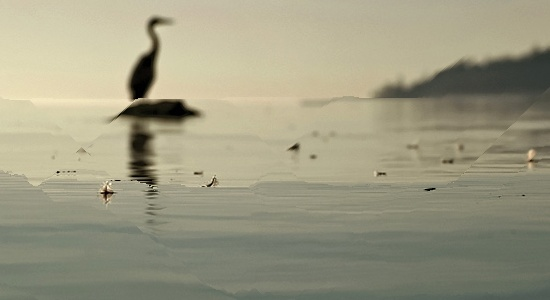
//> input picture images/carved_image.jpeg, 550 x 300 px
$ ./seamCarving images/carved_image.jpeg 100 100   (built with g++ and OpenCV 4)
//> lines starting //> are read from the running program, lines starting //| are printed output that depends on the picture; after the words box and inside, x2 and y2 are one past the last pixel; in counts of white or black regions, pixels touching at a corner belong together
#include <iostream>
#include <vector>
#include <cmath>
#include <limits>
#include <opencv2/opencv.hpp>

using namespace std;
using namespace cv;

double computeEnergy(Mat &image, int x, int y){
    int height=image.rows;
    int width=image.cols;

    Vec3b left = image.at<Vec3b>(y,(x-1+width)%width);
    Vec3b right = image.at<Vec3b>(y,(x+1)%width);
    Vec3b up = image.at<Vec3b>((y-1+height)%height, x);
    Vec3b down = image.at<Vec3b>((y+1)%height, x);

    int deltaXRed = right[2]-left[2];
    int deltaXGreen = right[1]-left[1];
    int deltaXBlue = right[0]-left[0];
    double deltaXSquared = deltaXRed*deltaXRed + deltaXGreen*deltaXGreen + deltaXBlue*deltaXBlue;

    int deltaYRed = down[2]-up[2];
    int deltaYGreen = down[1]-up[1];
    int deltaYBlue = down[0]-up[0];
    double deltaYSquared = deltaYRed*deltaYRed + deltaYGreen*deltaYGreen + deltaYBlue*deltaYBlue;

    return sqrt(deltaXSquared + deltaYSquared);

}

Mat computeEnergyMatrix(Mat &image){
    int height= image.rows;
    int width=image.cols;

    Mat energy(height, width, CV_64F);

    for(int i=0;i<height;i++){
        for(int j=0;j<width; j++){
            energy.at<double>(i, j)= computeEnergy(image, j, i);
        }
    }

    return energy;
}

vector<int> findVerticalSeam(Mat &energy) {
    int height =energy.rows;
    int width =energy.cols;

    vector<vector<double>> dp(height, vector<double>(width, numeric_limits<double>::max()));
    vector<vector<int>> path(height, vector<int>(width, 0));

    for(int x = 0; x < width; x++){
        dp[0][x] =energy.at<double>(0, x);
    }

    for(int y = 1; y < height; y++){
        for(int x = 0; x < width; x++){
            double minEnergy =dp[y-1][x];
            int minIndex =x;

            if(x > 0 && dp[y-1][x-1] < minEnergy){
                minEnergy =dp[y-1][x-1];
                minIndex =x - 1;
            }
            if(x < width-1 && dp[y-1][x+1] <minEnergy){
                minEnergy = dp[y-1][x+1];
                minIndex =x+1;
            }

            dp[y][x] =energy.at<double>(y, x) +minEnergy;
            path[y][x] =minIndex;
        }
    }

    double minEnergy = dp[height-1][0];
    int minIndex = 0;
    for(int x = 1; x < width; ++x) {
        if(dp[height-1][x] < minEnergy) {
            minEnergy = dp[height-1][x];
            minIndex = x;
        }
    }

    vector<int> seam(height);
    seam[height-1] = minIndex;
    for(int y=height -2;y >= 0;y--){
        seam[y] = path[y+1][seam[y+1]];
    }

    return seam;
}

vector<int> findHorizontalSeam(Mat &energy) {
    int height = energy.rows;
    int width = energy.cols;

    vector<vector<double>> dp(height, vector<double>(width, numeric_limits<double>::max()));
    vector<vector<int>> path(height, vector<int>(width, 0));

    for(int y =0;y <height; y++) {
        dp[y][0] =energy.at<double>(y, 0);
    }

    for(int x =1; x <width; x++){
        for(int y =0;y <height;y++){
            double minEnergy = dp[y][x-1];
            int minIndex = y;

            if(y > 0 && dp[y-1][x-1] < minEnergy){
                minEnergy = dp[y-1][x-1];
                minIndex = y - 1;
            }
            if(y <height-1 && dp[y+1][x-1] <minEnergy){
                minEnergy = dp[y+1][x-1];
                minIndex = y+1;
            }

            dp[y][x] = energy.at<double>(y, x) + minEnergy;
            path[y][x] = minIndex;
        }
    }

    double minEnergy = dp[0][width-1];
    int minIndex = 0;
    for(int y =1;y <height; y++) {
        if(dp[y][width-1] < minEnergy) {
            minEnergy = dp[y][width-1];
            minIndex = y;
        }
    }

    vector<int> seam(width);
    seam[width-1] = minIndex;
    for(int x =width-2;x >= 0; x--){
        seam[x] = path[seam[x+1]][x+1];
    }

    return seam;
}

void markVerticalSeam(Mat &image, vector<int> &seam) {
    for (int y = 0; y < seam.size(); y++) {
        image.at<Vec3b>(y, seam[y]) = Vec3b(0, 0, 255);
    }
}

void markHorizontalSeam(Mat &image, vector<int> &seam) {
    for (int x = 0; x < seam.size(); x++) {
        image.at<Vec3b>(seam[x], x) = Vec3b(0, 0, 255);
    }
}

Mat removeVerticalSeam(Mat &image, vector<int> &seam) {
    int height = image.rows;
    int width = image.cols;

    Mat output(height, width-1, CV_8UC3);

    for(int y =0;y <height;y++){
        for(int x =0;x <seam[y]; x++){
            output.at<Vec3b>(y, x) = image.at<Vec3b>(y, x);
        }
        for(int x =seam[y]+1; x <width; x++){
            output.at<Vec3b>(y, x-1) = image.at<Vec3b>(y, x);
        }
    }

    return output;
}

Mat removeHorizontalSeam(Mat &image, vector<int> &seam) {
    int height = image.rows;
    int width = image.cols;

    Mat output(height-1, width, CV_8UC3);

    for(int x =0;x <width; x++){
        for(int y =0;y <seam[x]; y++){
            output.at<Vec3b>(y, x) =image.at<Vec3b>(y, x);
        }
        for(int y =seam[x]+1;y <height;y++){
            output.at<Vec3b>(y - 1, x) = image.at<Vec3b>(y, x);
        }
    }

    return output;
}

Mat seamCarving(Mat &image, int width, int height){
    Mat carvedImage = image.clone();
    namedWindow("Seam Carving is in progress", WINDOW_NORMAL);

    while(carvedImage.cols > width || carvedImage.rows > height){
        if(carvedImage.cols > width){
            Mat energy=computeEnergyMatrix(carvedImage);
            vector<int> seam= findVerticalSeam(energy);
            markVerticalSeam(carvedImage, seam);
            imshow("Seam Carving Progress", carvedImage);
            waitKey(50);
            carvedImage= removeVerticalSeam(carvedImage, seam);
        }

        if(carvedImage.rows > height){
            Mat energy= computeEnergyMatrix(carvedImage);
            vector<int> seam= findHorizontalSeam(carvedImage);
            markHorizontalSeam(carvedImage, seam);
            imshow("Seam Carving Progress", carvedImage);
            waitKey(50);
            carvedImage = removeHorizontalSeam(carvedImage, seam);
        }
    }

    return carvedImage;
}

string extractDirectory(const string& filepath) {
    size_t pos = filepath.find_last_of("/\\");
    return (pos == string::npos) ? "" : filepath.substr(0, pos + 1);
}

int main(int argc, char** argv){

        if (argc != 4){
        cerr << "Usage: " << argv[0] << " <image_path> <new_width> <new_height>" << endl;
        return -1;
    }

    Mat image = imread(argv[1]);
//> image is the input picture: 300 rows x 550 cols, CV_8UC3; mean B, G, R 130.1, 153.9, 156.8

    if (image.empty()) {
        cerr << "Error: Unable to load image at " << argv[1] << endl;
        return -1;
    }

    int width = stoi(argv[2]);
//> width = 100
    int height = stoi(argv[3]);
//> height = 100

        if (width <= 0 || height <= 0) {
        cerr << "Error: Width and height must be positive integers." << endl;
        return -1;
    }

    Mat result= seamCarving(image, width, height);
//> the loop in seamCarving, `while(carvedImage.cols > width || carvedImage.rows > height)` made 450 passes
//> pass 1, in seamCarving, `Mat energy=computeEnergyMatrix(carvedImage);`:
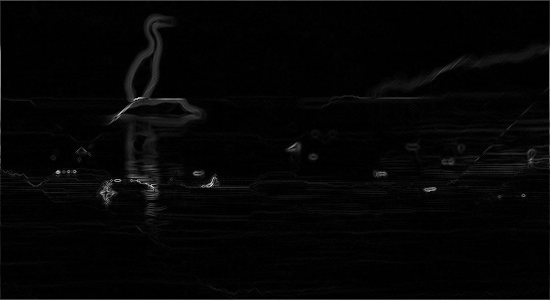
//> energy: 300 rows x 550 cols, CV_64FC1; min 0, max 516.3, mean 11.1; drawn with min black and max white
//> pass 1, in seamCarving, `markVerticalSeam(carvedImage, seam);`:
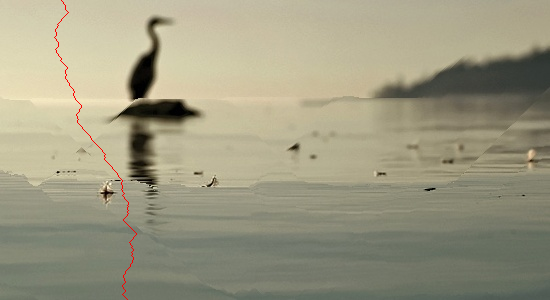
//> carvedImage: 300 rows x 550 cols, CV_8UC3; 0.18% of pixels changed, all inside (x1, y1, x2, y2) = (54, 0, 137, 300)
//> after the loop in seamCarving, `while(carvedImage.cols > width || carvedImage.rows > height)`:
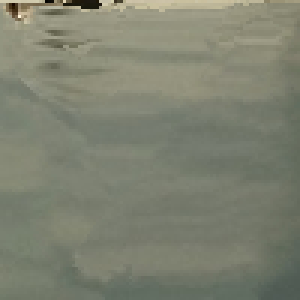
//> carvedImage: 100 rows x 100 cols, CV_8UC3 (shown 3 times larger); mean B, G, R 112.7, 129.4, 126

    string inputImagePath = argv[1];
    string outputDirectory = extractDirectory(inputImagePath);
    string outputImagePath = outputDirectory + "/carved_image.jpeg";
    imwrite(outputImagePath, result);

    namedWindow("Seam Carving Result", WINDOW_NORMAL);
    imshow("Seam Carving Result", result);
    waitKey(0);

    return 0;
}
